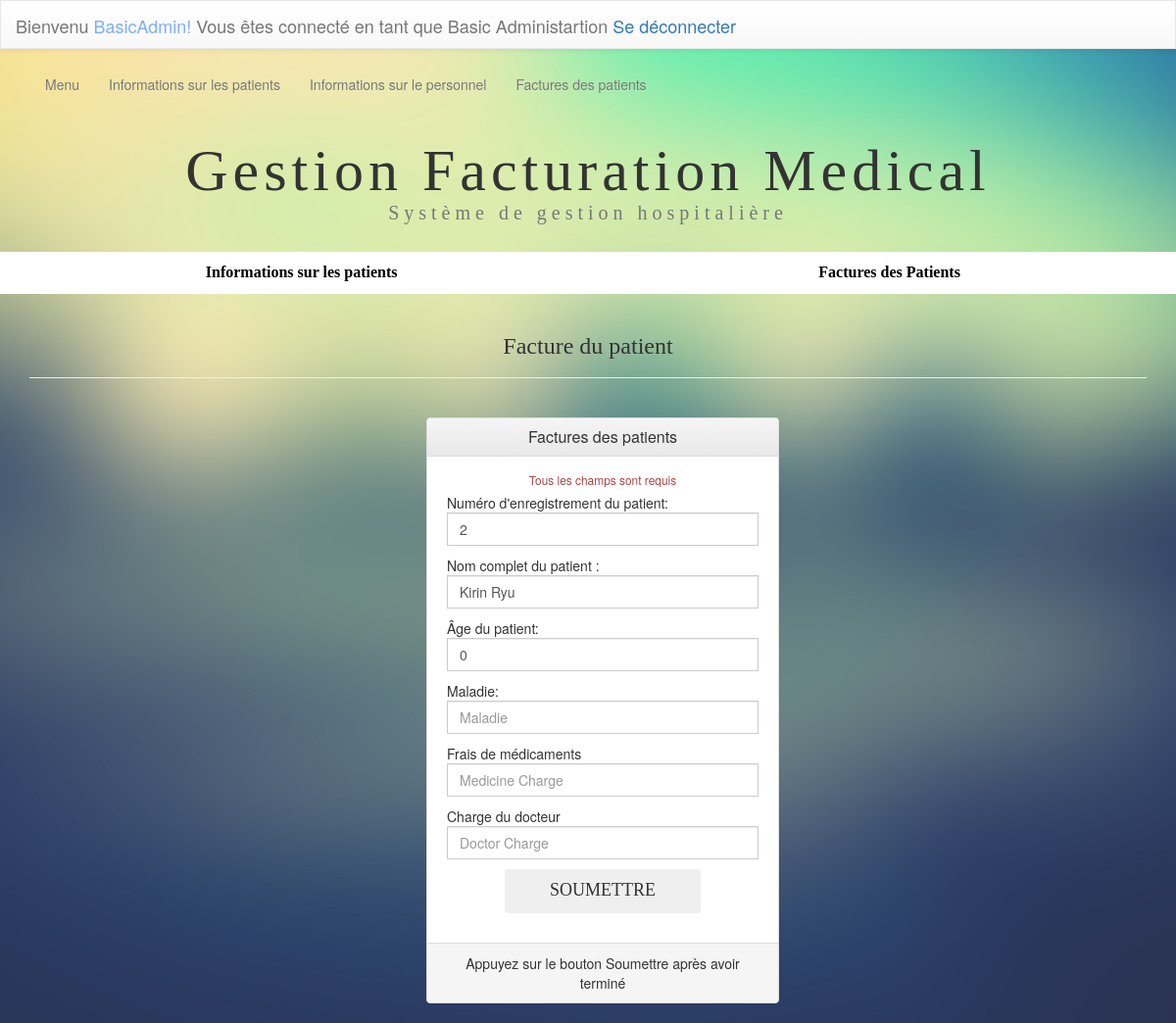
The page /opdinvo.php?id=2 (signed in) on the database its author committed.
### tables this page shows
CREATE TABLE `patient` (
  `pet_id` int(11) NOT NULL,
  `pet_reg_date` datetime DEFAULT current_timestamp(),
  `pet_fn` varchar(100) DEFAULT NULL,
  `pet_sn` varchar(100) DEFAULT NULL,
  `pet_addr` varchar(500) DEFAULT NULL,
  `pet_ac` varchar(4) DEFAULT '+228',
  `pet_con` int(10) DEFAULT NULL,
  `pet_em` varchar(1000) DEFAULT NULL,
  `pet_gen` varchar(10) DEFAULT NULL,
  `pet_bd` date DEFAULT NULL,
  `pet_age` int(3) DEFAULT NULL,
  `pet_des` text NOT NULL,
  `pet_bg` varchar(3) DEFAULT NULL,
  `Pet_opdid` int(11) DEFAULT NULL,
  `Insert_admunname` varchar(100) DEFAULT NULL,
  `Update_sadmunname` varchar(100) DEFAULT NULL,
  `update_date` datetime DEFAULT NULL
);

### opdinvo.php (the view, shortened to what this page needs)
<!DOCTYPE html PUBLIC "-//W3C//DTD XHTML 1.0 Transitional//EN" "http://www.w3.org/TR/xhtml1/DTD/xhtml1-transitional.dtd">
<html xmlns="http://www.w3.org/1999/xhtml">
<head>
<link rel="stylesheet" href="css/bootstrap.min.css">
<link rel="stylesheet" href="css/bootstrap-theme.min.css">
<link rel="stylesheet" type="text/css" href="css/staff.css"/>
</head>
<body>
<?php include_once('navbar.php');?>
<div class="container">
<div class="row">
<div class="col-md-12 col-xs-12">
<h1 class="text-center ">Gestion Facturation Medical<br /><small style="font-size:20px">Système de gestion hospitalière</small></h1></div>
</div>
</div>
<br />
<div class="container-fluid">
<div class="row">
<ul class="nav  nav-justified" style="background-color:#FFF;">
<li class="active" style="font-family:calibri; font-size:16px;"><a style="color:#000" href="patiinfo.php"><strong>Informations sur les patients</strong></a></li>
<li style="font-family:calibri; font-size:16px;"><a style="color:#000" href="invoinfo.php"><strong>Factures des Patients</strong></a></li>
</ul>
</div></div>
<div class="container">
<div class="row">
<div class="col-md-12 col-xs-12">
<div class="page-header">
<h3 style="font-family:calibri;" class="text-center">Facture du patient</h3></div>
<br />
<div class="container">
<div class="row ">
<div class="col-md-4 col-md-offset-4 col-xs-12">
<div class="panel panel-default">
<div class="panel-heading">
<h3 class="panel-title text-center">Factures des patients</h3>
</div>
<center>
<div class="panel-body">
<small class="text-danger">Tous les champs sont requis</small>
<div>
  <?php
  require('connect.php');
  $id = isset($_REQUEST['id']) ? $_REQUEST['id'] : null;
  $squery = "SELECT * FROM `patient` WHERE `pet_id` ='$id'";
  $result = mysqli_query($con, $squery) or die ( mysqli_error($con));
  $row = mysqli_fetch_assoc($result);
  ?>
<table border="0" class="">
<form id="sreg" name="sreg" action="" method="post">
  <tr>
    <td colspan="2" style="padding:5px">
      Numéro d'enregistrement du patient:
    <div class="input-group col-md-12 col-xs-12"><input value="<?php echo $row["pet_id"]; ?>" required  name="pid"   type="text" class="form-control" placeholder="Nom du patient">
	</div>
	</td>
    </tr>
    <tr>
    <td colspan="2" style="padding:5px">
    Nom complet du patient :
    <div class="input-group col-md-12 col-xs-12"><input value="<?php echo $row["pet_fn"]; ?> <?php echo $row["pet_sn"]; ?>" required name="dname" id="lname"   type="text" class="form-control" placeholder="Nom du médecin">
	</div>
    </td>
  </tr>
  <tr>
    <td colspan="2" style="padding:5px"><div class="input-group col-md-12 col-xs-12 ">Âge du patient:<input value="<?php echo $row["pet_age"]; ?>" name="age"  required="required"   type="number" class="form-control" placeholder="Age"></div></td>
    </tr>
    <tr>
    <td colspan="2" style="padding:5px"><div class="input-group col-md-12 col-xs-12 ">Maladie:<input  name="des"  required="required"  type="text" class="form-control" placeholder="Maladie"></div></td>
    </tr>
<tr>
    <td colspan="2" style="padding:5px"><div class="input-group col-md-12 col-xs-12 ">Frais de médicaments<input name="mc"  required="required"   type="number" class="form-control" placeholder="Medicine Charge"></div></td>
    </tr>
<tr>
    <td colspan="2" style="padding:5px"><div class="input-group col-md-12 col-xs-12 ">Charge du docteur<input name="dc"  required="required"   type="number" class="form-control" placeholder="Doctor Charge"></div></td>
    </tr>
  <tr>
  <td colspan="2" style="padding:5px"><div align="center"><button   name="submit" type="submit" class="btn" value="SUBMIT">SOUMETTRE</button></div></td>
    </tr>
<tr><td colspan="2" style="padding:5px">
</td>
  </tr>
   </form>
</table>
</div>
</div>
</center>
<div class="panel-footer text-center">Appuyez sur le bouton Soumettre après avoir terminé </div>
</div>
</div>
</div>
</div>
</div>
</div>
</div>
</body>
</html>

### css/staff.css (style rules this page uses)
body { background:url(../images/background.jpg) no-repeat center center fixed ; -webkit-background-size:cover; -moz-background-size:cover; -o-background-size:cover; background-size:cover; }
h1 { text-align:center; font-family:"calibri"; font-size:60px; padding-top:10px; letter-spacing:5px; }
.btn { height:45px; width:200px; font-size:18px; font-family:"calibri"; }

### rows shown on the page
patient: pid "2", dname "Kirin Ryu", age "0"

### other values the page prints
$_SESSION['sadmun'] "BasicAdmin"
$_SESSION['admty'] "Basic Administartion"
